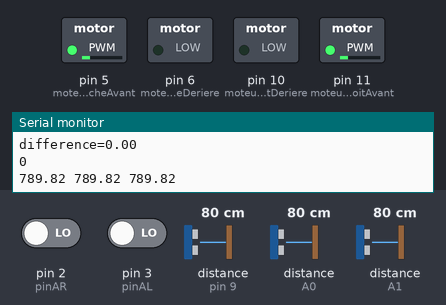
The sketch below on a simulated Arduino Uno, built with avr-gcc and run on an emulated ATmega328P. Parts: switched loads named in the sketch (green lamp = pin HIGH), the last lines printed to the serial monitor. Wiring (inferred from the names in the program): 3 × ultrasonic range finder: trigger pin 4, echo pin 9 / trigger pin 7, echo A0 / trigger pin 8, echo A1. The inputs (shaded band) are chosen by the test bench; at power-on: distance to the obstacle (sensors on pin 9, A0, A1) 80 cm, pin 2 (pinAR) LOW, pin 3 (pinAL) LOW. The echo pulse lasts 58.3 µs per cm; pins used as bus, display or sensor lines are not drawn.

Above: at 1.2 s.
1.3 s: distance to the obstacle (sensor on pin 9) set to 2 cm
At 1.6 s:
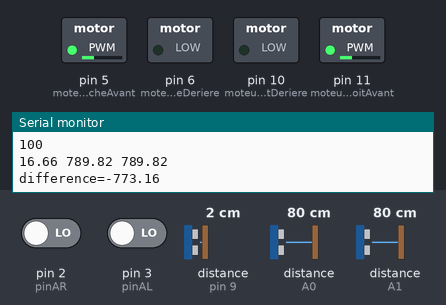
2.8 s: distance to the obstacle (sensor on A0) set to 35 cm
At 3.9 s:
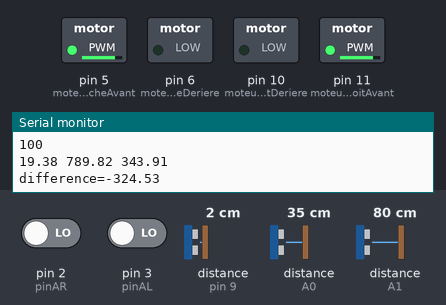
4.3 s: distance to the obstacle (sensor on A1) set to 14 cm
5.8 s: distance to the obstacle (sensor on A1) set to 11 cm
At 6.2 s:
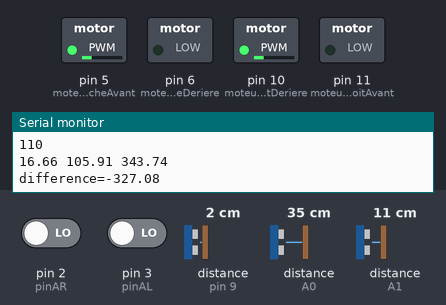
7.3 s: distance to the obstacle (sensor on pin 9) set to 6 cm
10.3 s: distance to the obstacle (sensor on pin 9) set to 9 cm
At 11.2 s:
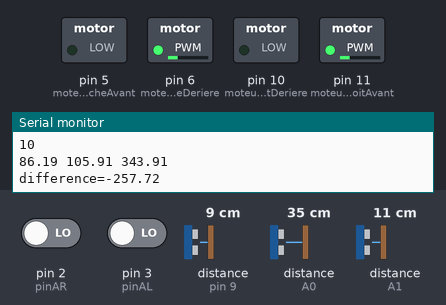
Timing chart, 0 to 12.8 s (numbered marks = the images above; inputs shaded):
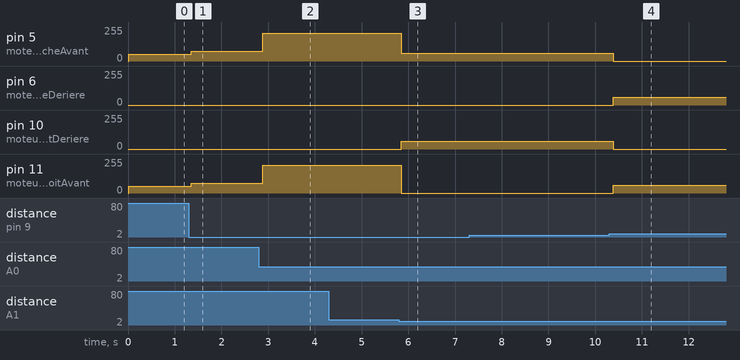

The sketch:

14-Nov-21_06.46_Tableau_Ultrason_1_PUNKS_IEEE_FST_Robots_3.0.ino
```cpp
//Ultrason
const byte TRIGGERleft = 4; // broche TRIGGER
const byte ECHOleft = 9; // broche ECHO

const byte TRIGGERright = 7; // broche TRIGGER
const byte ECHOright = A0; // broche ECHO

const byte TRIGGERfront = 8; // broche TRIGGER
const byte ECHOfront = A1; // broche ECHO

const unsigned long MEASURE_TIMEOUT = 25000UL;
const float SOUND_SPEED = 340.0 / 1000;

//PDUltrasoN
float kpULTRA = 2, kdULTRA = 1, erreurancien, erreur, PD = 0, P, D;

float distL = 0, distR = 0, distF = 0;

// Echantillonnage
const float periode = 20.00;

// Capteurs IR
const int captExtDroit = A2;
const int captDroit = A3;
const int captGauche = A4;
const int captExtGauche = A5;
bool c1;
bool c2;
bool c3;
bool c4;
int etatcapteur = 0;

// PID vitesse
const float vitesseMax = 300.00;
const float accelerationMax = 3000.00;

float kp = 1.0;
float ki = 0.00;
float kd = 1.0;

float erreurAVR = 0.00;
float erreurAVL = 0.00;

float rightPD = 0.00;
float leftPD = 0.00;

// Moteurs
const int moteurDroitAvant = 11;
const int moteurDroitDeriere = 10;
const int moteurGaucheAvant = 5;
const int moteurGaucheDeriere = 6;

// Encodeurs
long int counterL = 0;
long int counterR = 0;

long int previousCounterL = 0;
long int previousCounterR = 0;

int resolution = 400;
float diametreRoue = 70.00;


const int pinAR = 2;
const int pinBR = 12;
const int pinAL = 3;
const int pinBL = 13;

void distanceleft() {
  digitalWrite(TRIGGERleft, HIGH);
  delayMicroseconds(10);
  digitalWrite(TRIGGERleft, LOW);
  long measure = pulseIn(ECHOleft, HIGH, MEASURE_TIMEOUT);
  distL = measure / 2.0 * SOUND_SPEED;
}
void distanceright() {
  digitalWrite(TRIGGERright, HIGH);
  delayMicroseconds(10);
  digitalWrite(TRIGGERright, LOW);
  long measure = pulseIn(ECHOright, HIGH, MEASURE_TIMEOUT);
  distR = measure / 2.0 * SOUND_SPEED;
}
float distancefront() {
  digitalWrite(TRIGGERfront, HIGH);
  delayMicroseconds(10);
  digitalWrite(TRIGGERfront, LOW);
  long measure = pulseIn(ECHOfront, HIGH, MEASURE_TIMEOUT);
  distF = measure / 2.0 * SOUND_SPEED;
}
void ISRtrackAR() {
  int A = digitalRead(pinAR);
  int B = digitalRead(pinBR);

  if ((B && !A) || (A && !B)) {
    ++counterR;
  } else {
    if ((B && A) || (!A && !B)) {
      --counterR;
    }
  }
}

void ISRtrackAL() {
  int A = digitalRead(pinAL);
  int B = digitalRead(pinBL);

  if ((!B && !A) || (A && B)) {
    ++counterL;
  } else {
    --counterL;
  }
}

/*
  if (vitesseLineaire >= 0) {
  if (vitesseAngulaire >= 0) {
    analogWrite(moteurDroitAvant,   vitesseLineaire + vitesseAngulaire);
    if ( vitesseLineaire - vitesseAngulaire < 0)
      analogWrite(moteurGaucheAvant, 0);
    else
      analogWrite(moteurGaucheAvant, abs(vitesseLineaire - vitesseAngulaire));
    analogWrite(moteurDroitDeriere, 0);
    analogWrite(moteurGaucheDeriere, 0);
  }
  if (vitesseAngulaire <= 0) {
    if ( vitesseLineaire - abs(vitesseAngulaire) < 0)
      analogWrite(moteurDroitAvant, 0);
    else
      analogWrite(moteurDroitAvant, abs(vitesseLineaire - vitesseAngulaire));
    analogWrite(moteurGaucheAvant, abs(vitesseLineaire + vitesseAngulaire));
    analogWrite(moteurDroitDeriere, 0);
    analogWrite(moteurGaucheDeriere, 0);
  }
  } else {
  if (vitesseAngulaire >= 0) {
    analogWrite(moteurDroitAvant, 0);
    if (abs(vitesseLineaire - vitesseAngulaire) < 0)
      analogWrite(moteurGaucheDeriere, 0);
    else
      analogWrite(moteurGaucheDeriere, abs(vitesseLineaire - vitesseAngulaire));
    analogWrite(moteurDroitDeriere, abs(vitesseLineaire + vitesseAngulaire));
    analogWrite(moteurGaucheDeriere, 0);
  }
  if (vitesseAngulaire <= 0) {
    if ( abs(vitesseLineaire - vitesseAngulaire) < 0)
      analogWrite(moteurDroitDeriere, 0);
    else
      analogWrite(moteurDroitDeriere, abs(vitesseLineaire - vitesseAngulaire));
    analogWrite(moteurGaucheDeriere, abs(vitesseLineaire + vitesseAngulaire));
    analogWrite(moteurDroitAvant, 0);
    analogWrite(moteurGaucheAvant, 0);
  }
  }*/
//Serial.println(abs(testFront + vitesseAngulaire));


void Avancer(int pwm)
{
  analogWrite(moteurDroitAvant, pwm);
  analogWrite(moteurGaucheAvant, pwm);
  analogWrite(moteurDroitDeriere, 0);
  analogWrite(moteurGaucheDeriere, 0);
}
void Droite(int pwm)
{
  analogWrite(moteurDroitAvant, 0);
  analogWrite(moteurGaucheAvant, pwm);
  analogWrite(moteurDroitDeriere, pwm);
  analogWrite(moteurGaucheDeriere, 0);
}
void Gauche(int pwm)
{
  analogWrite(moteurDroitAvant, pwm);
  analogWrite(moteurGaucheAvant, 0);
  analogWrite(moteurDroitDeriere, 0);
  analogWrite(moteurGaucheDeriere, pwm);
}
void Arriere(int pwm)
{
  analogWrite(moteurDroitAvant, 0);
  analogWrite(moteurGaucheAvant, 0);
  analogWrite(moteurDroitDeriere,  pwm);
  analogWrite(moteurGaucheDeriere, pwm);
}
void Stop()
{
  analogWrite(moteurDroitAvant, 0);
  analogWrite(moteurGaucheAvant, 0);
  analogWrite(moteurDroitDeriere, 0);
  analogWrite(moteurGaucheDeriere, 0);
}
void setup() {
  Serial.begin(9600);

  // Capteurs IR
  pinMode(captDroit, INPUT);
  pinMode(captGauche, INPUT);

  pinMode(captExtDroit, INPUT);
  pinMode(captExtGauche, INPUT);

  digitalWrite(captDroit, HIGH);
  digitalWrite(captDroit, HIGH);

  digitalWrite(captExtDroit, HIGH);
  digitalWrite(captExtGauche, HIGH);

  // Encodeurs
  pinMode(pinAR, INPUT);
  pinMode(pinAL, INPUT);

  pinMode(pinBR, INPUT);
  pinMode(pinBL, INPUT);

  digitalWrite(pinAR, INPUT);
  digitalWrite(pinAL, INPUT);

  digitalWrite(pinBR, INPUT);
  digitalWrite(pinBL, INPUT);

  attachInterrupt(digitalPinToInterrupt(pinAR), ISRtrackAR, CHANGE);
  attachInterrupt(digitalPinToInterrupt(pinAL), ISRtrackAL, CHANGE);

  //Moteurs
  pinMode(moteurGaucheAvant, OUTPUT);
  pinMode(moteurGaucheDeriere, OUTPUT);

  pinMode(moteurDroitAvant, OUTPUT);
  pinMode(moteurDroitDeriere, OUTPUT);

  digitalWrite(moteurGaucheAvant, LOW);
  digitalWrite(moteurGaucheDeriere, LOW);

  digitalWrite(moteurDroitAvant, LOW);
  digitalWrite(moteurDroitDeriere, LOW);

  //Ultrason
  pinMode(TRIGGERleft, OUTPUT);
  digitalWrite(TRIGGERleft, LOW);
  pinMode(ECHOleft, INPUT);
  //analogWrite(ECHOleft, 0);

  pinMode(TRIGGERright, OUTPUT);
  digitalWrite(TRIGGERright, LOW);
  pinMode(ECHOright, INPUT);
  //analogWrite(ECHOright, 0);

  pinMode(TRIGGERfront, OUTPUT);
  digitalWrite(TRIGGERfront, LOW);
  pinMode(ECHOfront, INPUT);
  //digitalWrite(ECHOfront, LOW);
}
void forward() {
  analogWrite(moteurDroitAvant, 55 + (distL - distR - 15) * 0.3);
  analogWrite(moteurGaucheAvant, 55 + (distL - distR - 15) * 0.3);
  analogWrite(moteurDroitDeriere, 0);
  analogWrite(moteurGaucheDeriere, 0);
}
void left(int pwm) {
  analogWrite(moteurDroitAvant, pwm);
  analogWrite(moteurGaucheAvant, 0);
  analogWrite(moteurDroitDeriere, 0);
  analogWrite(moteurGaucheDeriere,pwm);
}
void right(int pwm) {
  analogWrite(moteurDroitAvant, 0);
  analogWrite(moteurGaucheAvant, pwm);
  analogWrite(moteurDroitDeriere, pwm);
  analogWrite(moteurGaucheDeriere, 0);
}
int checkpoint1 = 0;
int test(float dist, float maxtest) {
  return (dist < maxtest ? 1 : 0);
}
float maxleft = 71, maxright = 71, maxfront = 120.0;
int etatultra = 0;

void loop()
{
  distanceright();
  distanceleft();
  distancefront();
  float uL = test(distL, maxleft);
  float uR = test(distR, maxright);
  float uF = test(distF, maxfront);
  etatultra = uL * 100 + uF * 10 + uR;
  Serial.println(etatultra);
  Serial.print(distL);
  Serial.print(" ");
  Serial.print(distF);
  Serial.print(" ");
  Serial.println(distR);
  Serial.print("difference=");
  Serial.println((distL - distR));
  switch (etatultra) {
    case 0:
      forward();
      break;
    case 1:
      forward();
      break;
    case 10:
      left(60);
      break;
    case 11:
      left(60);
      break;
    case 100:
      forward();
      break;
    case 101:
      forward();
      break;
    case 110:
      right(60);
      break;
    case 111:
      right(60);
      break;
    default: Stop();
  }
  /*
    c1 = digitalRead(captExtDroit);
    c2 = digitalRead(captDroit);
    c3 = digitalRead(captGauche);
    c4 = digitalRead(captExtGauche);

    etatcapteur = c4 * 1000 + c3 * 100 + c2 * 10 + c1;
    if (checkpoint1==0)
    switch (etatcapteur) {
    case 0:
     Avancer(80);
     checkpoint1=1;
     break;
    case 1:
     Droite(80);
     break;
    case 10:
     Droite(80);
     break;
    case 11:
     Droite(80);
     break;
    case 100:
     Gauche(80);
     break;
    case 101:
     Avancer(80);
     break;
    case 110:
     Avancer(80);
     break;
    case 111:
     Droite(80);
     break;
    case 1000:
     Gauche(80);
     break;
    case 1001:
     Avancer(80);
     break;
    case 1010:
     Droite(80);
     break;
    case 1011:
     Avancer(80);
     break;
    case 1100:
     Gauche(80);
     break;
    case 1101:
     Avancer(80);
     break;
    case 1110:
     Gauche(80);
     break;
    case 1111:
     Avancer(80);
     break;
    default:
     Stop();
       break;
    }
    if (checkpoint1==1)
    switch (etatcapteur) {
    case 0:
     Avancer(140);
     break;
    case 1:
     Droite(140);
     break;
    case 10:
     Droite(140);
     break;
    case 11:
     Droite(140);
     break;
    case 100:
     Gauche(140);
     break;
    case 101:
     Avancer(140);
     break;
    case 110:
     Avancer(140);
     break;
    case 111:
     Gauche(140);
     break;
    case 1000:
     Gauche(140);
     break;
    case 1001:
     Avancer(140);
     break;
    case 1010:
     Droite(140);
     break;
    case 1011:
     Avancer(140);
     break;
    case 1100:
     Gauche(140);
     break;
    case 1101:
     Avancer(140);
     break;
    case 1110:
     Gauche(140);
     break;
    case 1111:
     Avancer(140);
     break;
    default:
     Stop();
       break;
    }
  */
}
```

Measured:
- the behaviour switches between 13 and 12 cm on distance to the obstacle (sensor on A1) (found by bisection; images 2 and 3)
- the behaviour switches between 7 and 8 cm on distance to the obstacle (sensor on pin 9) (found by bisection; images 3 and 4)
- after the input at 1.3 s, pin 5 (moteurGaucheAvant), pin 11 (moteurDroitAvant): 50/255 → 75/255 after 0.05 s
- after the input at 2.8 s, pin 5 (moteurGaucheAvant), pin 11 (moteurDroitAvant): 75/255 → 210/255 after 0.08 s
- after the input at 5.8 s, pin 5 (moteurGaucheAvant): 210/255 → 60/255 after 0.05 s; pin 10 (moteurDroitDeriere): 0/255 → 60/255 after 0.05 s; pin 11 (moteurDroitAvant): 210/255 → 0/255 after 0.05 s
- after the input at 10.3 s, pin 5 (moteurGaucheAvant), pin 10 (moteurDroitDeriere): 60/255 → 0/255 after 0.09 s; pin 6 (moteurGaucheDeriere), pin 11 (moteurDroitAvant): 0/255 → 60/255 after 0.09 s
